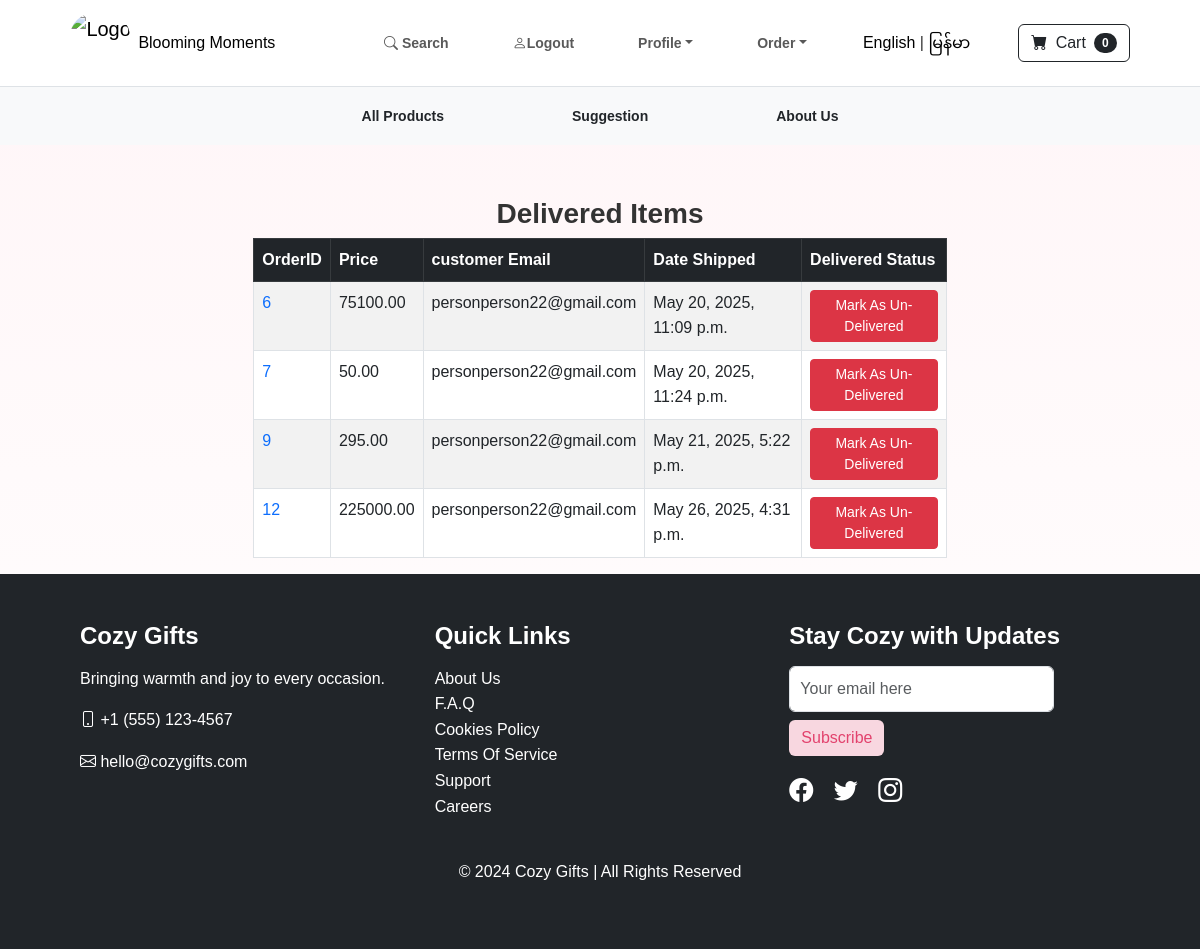
The page /payment/shipped_dash (signed in) on the database its author committed.
### payment/models.py (models this page shows, shortened)
class Order(models.Model):
  user = models.ForeignKey(User,on_delete=models.CASCADE,null=True,blank=True)
  full_name = models.CharField(max_length=250)
  email = models.EmailField(max_length=250)
  shipping_address = models.TextField(max_length=150000)
  amount_paid = models.DecimalField(max_digits = 15,decimal_places=2)
  date_ordered = models.DateTimeField(auto_now_add=True)
  shipped = models.BooleanField(default = False)
  date_shipped = models.DateTimeField(blank=True,null=True)

### payment/views.py (the view, shortened to what this page needs)
# urls.py: path('shipped_dash',views.shipped_dash,name="shipped_dash"),
def shipped_dash(request):
  if request.user.is_authenticated and request.user.is_superuser:
    orders = Order.objects.filter(shipped=True)
    return render(request,"payment/shipped_dash.html",{'orders':orders})
  else:
    messages.success(request,"Access Denied")
    return redirect('en:home_en')

### cart/cart.py (called while the page is built)
  def __len__(self):
    return len(self.cart)

### cart/context_processors.py (called while the page is built)
def cart(request):
  return {'cart':Cart(request)}

### payment/templates/payment/shipped_dash.html (shortened to what this page needs)
{% extends 'en/base.html' %}
{% load static %}
{% block styles %}
<link rel="stylesheet" href="{% static 'css/about_us.css' %}">
{% endblock %}
{% block content %}
  <div class="container">
    <div class="row">
      <center>
        <div class="col-8">
          <br><br>
          <h3>Delivered Items</h3>
          <table class="table table-striped table-hover table-bordered">
            <thead class="table-dark">
              <tr>
                <th scope="col">OrderID</th>
                <th scope="col">Price</th>
                <th scope="col">customer Email</th>
                <th scope="col">Date Shipped</th>
                <th scope="col">Delivered Status</th>
              </tr>
            </thead>
            <tbody>
              {% for item in orders %}
              <tr>
                <td><a href="{% url 'orders' item.id %}">{{ item.id }}</a></td>
                <td>{{ item.amount_paid }}</td>
                <td>{{ item.email }}</td>
                <td>{{ item.date_shipped }}</td>
                <td>
                  <form action="" method="POST">
                    <button type="submit" class="btn btn-danger btn-sm">Mark As Un-Delivered</button>
                  </form>
                </td>
              </tr>
              {% endfor %}
            </tbody>
          </table>
        </div>
      </center>
    </div>
  </div>
{% endblock %}

### static/css/styles.css (style rules this page uses)
body { font-family: 'Lora', serif; background-color: whitesmoke; margin: 0; padding: 0; }
h1, h2, h3 { font-weight: 700; }
a { text-decoration: none; }
.container { max-width: 1140px; }

### static/css/about_us.css (style rules this page uses)
* { margin: 0; padding: 0; box-sizing: border-box; }
body { font-family: 'Arial', sans-serif; line-height: 1.6; color: #333; background: linear-gradient(to bottom, #fff5f7 0%, #ffffff 100%); }
.container { width: 90%; max-width: 1200px; margin: 0 auto; padding: 0 20px; }

### rows shown on the page
Order: id "6", amount_paid "75100.00", email "personperson22@gmail.com", date_shipped "May 20, 2025, 11:09 p.m."
Order: id "7", amount_paid "50.00", email "personperson22@gmail.com", date_shipped "May 20, 2025, 11:24 p.m."
Order: id "9", amount_paid "295.00", email "personperson22@gmail.com", date_shipped "May 21, 2025, 5:22 p.m."
Order: id "12", amount_paid "225000.00", email "personperson22@gmail.com", date_shipped "May 26, 2025, 4:31 p.m."

### other values the page prints
{{ cart|length }} "0"
